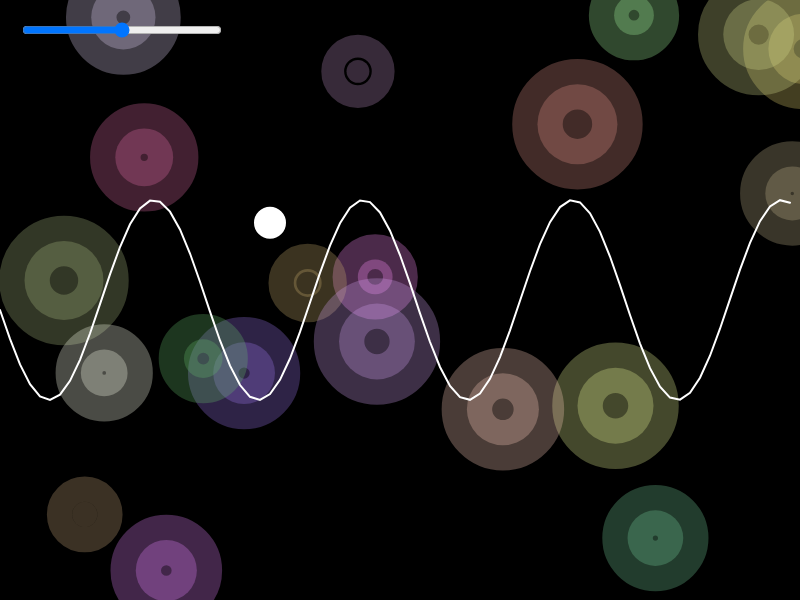
Frame 1 (no input)
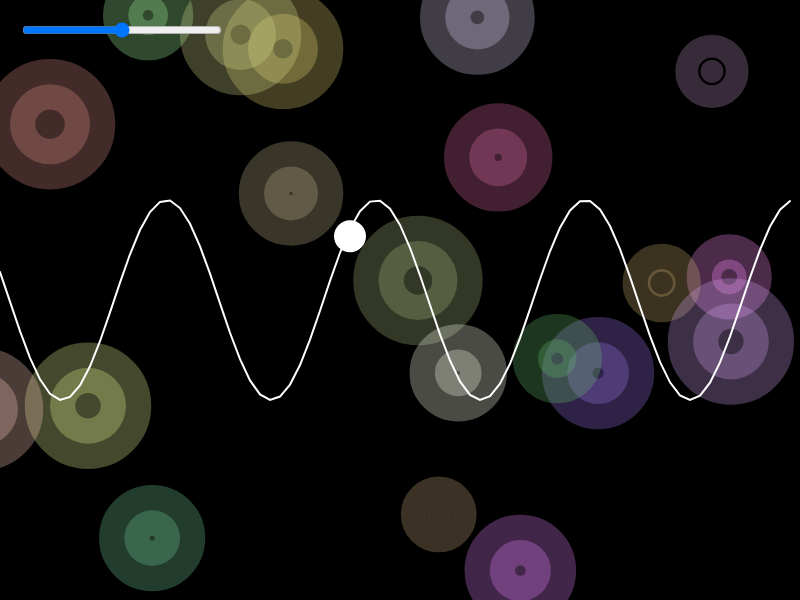
Frame 60 (no input)
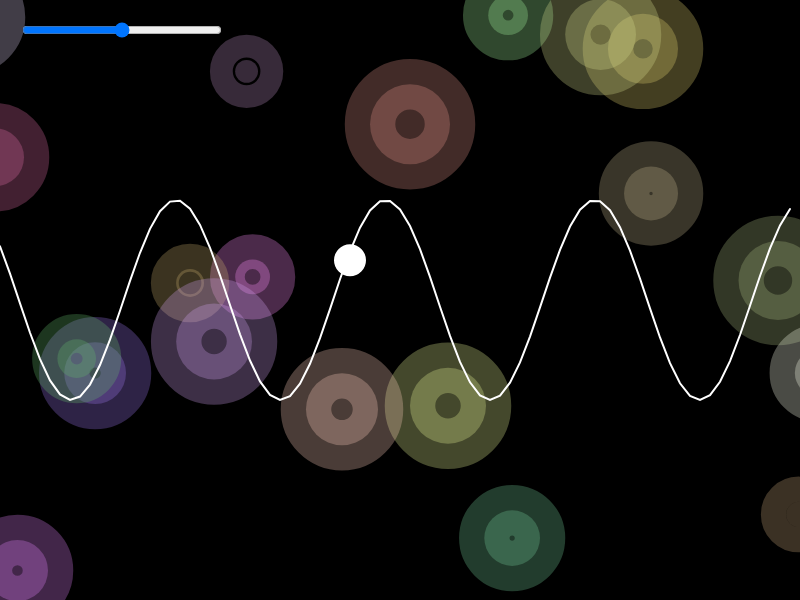
Frame 120 (the mouse pressed at the canvas centre since frame 60)

The p5.js sketch that drew these frames (run headless with seeded random() and noise() and a simulated clock; from frame 60 on, the mouse is pressed at the canvas centre):

// p5.js sketch
// ── sketch.js
// Define variables for heart rate, canvas dimensions, and circle properties
let heartRateSlider;
let canvasWidth = 800;
let canvasHeight = 600;
let circles = [];
let waveAmplitude = 100; // Amplitude of the sine wave
let waveFrequency = 0.02; // Frequency of the sine wave
let waveOffset = 0; // Initial offset for the sine wave
let sineWavePoints = []; // Array to store points of the sine wave
let dotX = 0; // X-coordinate of the riding circle
let dotY = 0; // Y-coordinate of the riding circle
let dotSize = 30; // Size of the riding circle

function setup() {
  // Create canvas
  createCanvas(canvasWidth, canvasHeight);

  // Create heart rate slider
  heartRateSlider = createSlider(60, 180, 120, 1); // Min: 60 BPM, Max: 180 BPM, Initial: 120 BPM
  heartRateSlider.position(20, 20);
  heartRateSlider.style('width', '200px');

  // Create initial set of circles
  for (let i = 0; i < 20; i++) {
    let posX = random(width);
    let posY = random(height);
    let size = random(20, 100);
    let speed = random(0.5, 2); // Randomize movement speed
    let color = randomColor(); // Generate a random color

    circles.push({
      x: posX,
      y: posY,
      size: size,
      color: color
    });
  }
  
  // Initialize sine wave points along the middle of the canvas
  for (let x = 0; x < canvasWidth; x += 10) {
    let y = canvasHeight / 2 + waveAmplitude * sin(waveFrequency * x);
    sineWavePoints.push({ x: x, y: y });
  }
  
  // Set initial position of the riding circle
  dotX = sineWavePoints[1].x;
  dotY = sineWavePoints[1].y;
}

function randomColor() {
  // Generate a random color (RGB values)
  let r = random(100, 255);
  let g = random(100, 255);
  let b = random(100, 255);
  return color(r, g, b); // Create a p5 color object
}

function updateHeartRate() {
  // Clear background
  background(0);

  // Get current heart rate from the slider value
  let heartRate = heartRateSlider.value();

  // Adjust saturation (brightness) of circle colors based on heart rate
  let saturation = map(heartRate, 60, 180, 50, 100); // Map heart rate to saturation range (dull to bright)
  
  let strokeWeightValue = map(heartRate, 60, 180, 1, 100); // Map heart rate to stroke weight

  // Update and draw circles with animation
  for (let i = 0; i < circles.length; i++) {
    let circle = circles[i];
    
    // Set fill color with adjusted saturation
    fill(color(circle.color.levels[0], circle.color.levels[1], circle.color.levels[2], saturation));
    stroke(color(circle.color.levels[0], circle.color.levels[1], circle.color.levels[2], saturation));
    
    // Update circle position (simulate movement)
    circle.x += heartRate / 20;
    
    if (circle.x > width + circle.size / 2) {
      circle.x = -circle.size / 2; // Reset circle position when it moves off-screen
    }

    // Set fill and stroke based on heart rate
    fill(hue, saturation, brightness);
    stroke(hue, saturation, brightness);
    strokeWeight(strokeWeightValue);
    
    // Update position of the riding circle along the sine wave
  let circleIndex = int(map(dotX, 0, canvasWidth, 2.5, sineWavePoints.length - 1));
  dotX = sineWavePoints[circleIndex].x;
  dotY = sineWavePoints[circleIndex].y;

    // Draw animated ellipse (circle)
    ellipse(circle.x, circle.y, circle.size, circle.size);
  }
  
  // Adjust wave frequency based on heart rate
  waveFrequency = map(heartRate, 60, 180, 0.01, 0.05); // Map heart rate to wave frequency range
  
  // Update wave offset to animate the sine wave
  waveOffset += 0.1;

  // Update sine wave points based on new wave parameters
  for (let i = 0; i < sineWavePoints.length; i++) {
    let point = sineWavePoints[i];
    point.y = canvasHeight / 2 + waveAmplitude * sin(waveFrequency * point.x + waveOffset);
  }
  
  // Draw animated sine wave
  noFill();
  stroke(255);
  strokeWeight(2);
  beginShape();
  for (let i = 0; i < sineWavePoints.length; i++) {
    vertex(sineWavePoints[i].x, sineWavePoints[i].y);
  }
  endShape();
  
  // Draw riding circle
  fill(255, 255, 255); // Red color for the riding circle
  ellipse(dotX, dotY, dotSize, dotSize);
}

function draw() {
  // Trigger updateHeartRate function on frame update (animation loop)
  updateHeartRate();
}

// ── style.css
html, body {
  margin: 0;
  padding: 0;
  background: black;
  color: white;
}
canvas {
  display: block;
}
